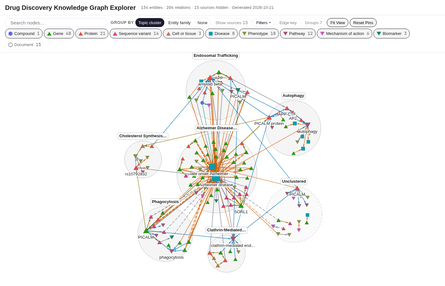
#> input picture tests/scenarios/screenshots/scenario-01-graph.png, 445 x 286 px, shrunk from 1400 x 900 before the run
$ python _gen_fig3.py
#> lines starting #> are read from the running program, lines starting #| are printed output that depends on the picture
"""Generate Fig 3: 6-panel composite of scenario graph screenshots."""

from pathlib import Path

import matplotlib
matplotlib.use("Agg")
import matplotlib.pyplot as plt
from matplotlib.image import imread

REPO = Path(__file__).resolve().parents[2]
screenshots_dir = REPO / "tests" / "scenarios" / "screenshots"
PANEL_ASPECT = 1.6  # every screenshot is centered in a 16:10 white frame

panels = [
    ("scenario-01-graph.png", "(a) Neurogenetics — 149 nodes"),
    ("scenario-02-graph.png", "(b) Oncology — 108 nodes"),
    ("scenario-03-graph.png", "(c) Rare Disease — 94 nodes"),
    ("scenario-04-graph.png", "(d) Immuno-Oncology — 132 nodes"),
    ("scenario-05-graph.png", "(e) CV/Inflammation — 94 nodes"),
    ("scenario-06-graph.png", "(f) GLP-1 CI — 206 nodes"),
]

fig, axes = plt.subplots(2, 3, figsize=(18, 8))
fig.patch.set_facecolor("white")

for idx, (fname, label) in enumerate(panels):
    row, col = divmod(idx, 3)
    ax = axes[row][col]
    img = imread(screenshots_dir / fname)
#> img is the input picture: shape (286, 445, 3) float32; mean R, G, B 0.967, 0.966, 0.962
    h, w = img.shape[:2]
#> h = 286; w = 445
    # The screenshots come in different sizes; fit each inside the same
    # frame so every panel gets the same box.
    frame_w, frame_h = max(w, h * PANEL_ASPECT), max(h, w / PANEL_ASPECT)
#> frame_w = 457.6; frame_h = 286
    left, bottom = (frame_w - w) / 2, (frame_h - h) / 2
#> left = 6.3; bottom = 0
    ax.imshow(img, extent=(left, left + w, bottom, bottom + h))
    ax.set_xlim(0, frame_w)
    ax.set_ylim(0, frame_h)
    ax.set_title(label, fontsize=10, fontweight="bold", fontfamily="sans-serif", pad=8)
    ax.set_xticks([])
    ax.set_yticks([])
    for spine in ax.spines.values():
        spine.set_color("#dddddd")

plt.subplots_adjust(wspace=0.05, hspace=0.12)

out = REPO / "paper" / "figures" / "fig3-scenario-graphs.png"
fig.savefig(out, dpi=200, bbox_inches="tight", facecolor="white")
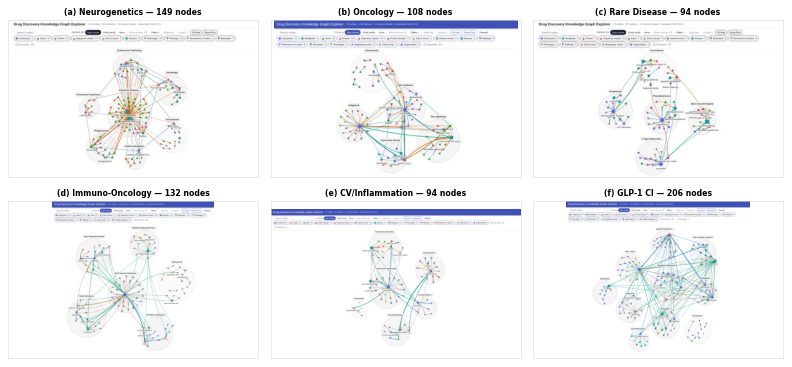
#> figure drawn by matplotlib, 6 panels
print(f"Saved → {out}")
